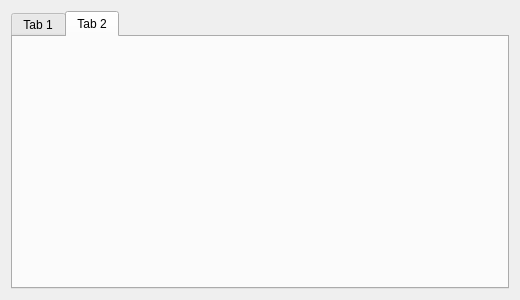
<?xml version="1.0" encoding="UTF-8"?>
<ui version="4.0">
 <class>FileWidget</class>
 <widget class="QWidget" name="FileWidget">
  <property name="geometry">
   <rect>
    <x>0</x>
    <y>0</y>
    <width>520</width>
    <height>300</height>
   </rect>
  </property>
  <property name="windowTitle">
   <string>Form</string>
  </property>
  <layout class="QHBoxLayout" name="horizontalLayout">
   <item>
    <widget class="QTabWidget" name="tabWidget">
     <property name="currentIndex">
      <number>1</number>
     </property>
     <widget class="QWidget" name="tab">
      <attribute name="title">
       <string>Tab 1</string>
      </attribute>
      <layout class="QHBoxLayout" name="horizontalLayout_2">
       <item>
        <widget class="QTreeWidget" name="tree">
         <attribute name="headerVisible">
          <bool>false</bool>
         </attribute>
         <column>
          <property name="text">
           <string notr="true">1</string>
          </property>
         </column>
        </widget>
       </item>
       <item>
        <layout class="QVBoxLayout" name="verticalLayout_2">
         <property name="leftMargin">
          <number>5</number>
         </property>
         <item>
          <widget class="QTableWidget" name="metaData">
           <property name="columnCount">
            <number>2</number>
           </property>
           <attribute name="horizontalHeaderVisible">
            <bool>false</bool>
           </attribute>
           <attribute name="verticalHeaderVisible">
            <bool>false</bool>
           </attribute>
           <column/>
           <column/>
          </widget>
         </item>
         <item>
          <widget class="QLabel" name="dataDescription">
           <property name="text">
            <string>TextLabel</string>
           </property>
          </widget>
         </item>
         <item>
          <widget class="QStackedWidget" name="data">
           <widget class="QWidget" name="page"/>
           <widget class="QWidget" name="page_2"/>
          </widget>
         </item>
        </layout>
       </item>
      </layout>
     </widget>
     <widget class="QWidget" name="tab_2">
      <attribute name="title">
       <string>Tab 2</string>
      </attribute>
      <layout class="QVBoxLayout" name="verticalLayout">
       <item>
        <widget class="QWidget" name="widget" native="true"/>
       </item>
      </layout>
     </widget>
    </widget>
   </item>
  </layout>
 </widget>
 <resources/>
 <connections/>
</ui>
